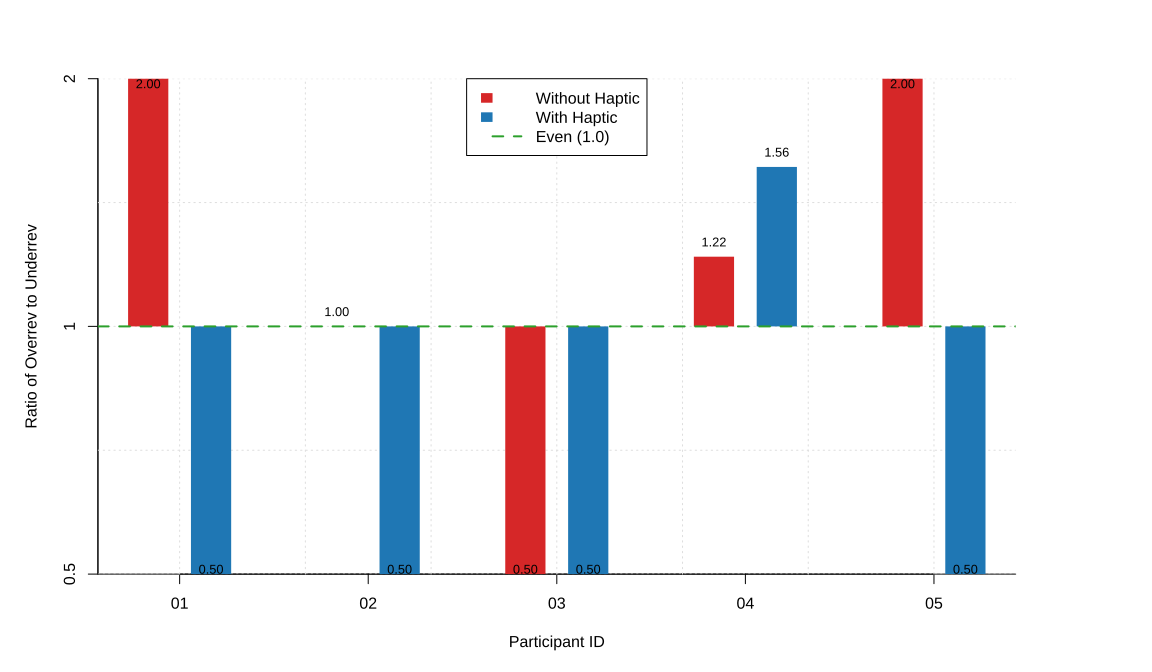

Write the R code that produced this figure.
# Compare overrev/underrev balance per participant with and without haptic feedback.

script_dir <- getwd()
input_dir <- file.path(script_dir, "inputs")

# Hardcoded desired RPM range and source files.
desired_low_rpm <- 40
desired_high_rpm <- 55

input_files <- c(
  "session_20260423_114619_01_without.csv",
  "session_20260423_115614_01_with.csv",
  "session_20260423_120138_02_without.csv",
  "session_20260423_120158_02_with.csv",
  "session_20260423_121736_03_without.csv",
  "session_20260423_121300_03_with.csv",
  "session_20260423_122843_04_without.csv",
  "session_20260423_122549_04_with.csv",
  "session_20260407_131212_05_without.csv",
  "session_20260407_132101_05_with.csv"
)

parse_file_meta <- function(file_name) {
  m <- regexec(".*_([0-9]{2})_(with|without)\\.csv$", file_name)
  parts <- regmatches(file_name, m)[[1]]
  if (length(parts) != 3) {
    stop(paste("Unexpected file name format:", file_name))
  }
  list(participant = parts[2], condition = parts[3])
}

compute_ratio <- function(file_name) {
  path <- file.path(input_dir, file_name)
  data <- read.csv(path, stringsAsFactors = FALSE)

  race_window <- data[
    data$track_position_percent > 0.01 & data$track_position_percent <= 1.00,
  ]

  over_count <- sum(race_window$current_rpm > desired_high_rpm, na.rm = TRUE)
  under_count <- sum(race_window$current_rpm < desired_low_rpm, na.rm = TRUE)

  raw_ratio <- if (under_count == 0) {
    if (over_count == 0) 1.0 else Inf
  } else {
    over_count / under_count
  }

  # Keep plotted range aligned with the requested y-axis [0.5, 2.0].
  plotted_ratio <- min(2.0, max(0.5, raw_ratio))

  meta <- parse_file_meta(file_name)
  list(
    participant = meta$participant,
    condition = meta$condition,
    over_count = over_count,
    under_count = under_count,
    raw_ratio = raw_ratio,
    plotted_ratio = plotted_ratio
  )
}

results <- lapply(input_files, compute_ratio)
participants <- sort(unique(vapply(results, function(x) x$participant, character(1))))
conditions <- c("without", "with")

ratio_matrix <- matrix(
  NA_real_,
  nrow = length(conditions),
  ncol = length(participants),
  dimnames = list(conditions, participants)
)

for (item in results) {
  ratio_matrix[item$condition, item$participant] <- item$plotted_ratio
}

draw_plot <- function() {
  par(mar = c(5, 5, 4, 7) + 0.1, xaxs = "i", yaxs = "i")

  # Use a symmetric log2-ratio scale so 0.5 and 2.0 are equal distance from 1.0.
  ratio_ticks <- c(0.5, 1.0, 2.0)
  y_ticks <- log2(ratio_ticks)
  transformed_values <- log2(as.vector(ratio_matrix))

  mids <- barplot(
    ratio_matrix,
    beside = TRUE,
    col = NA,
    ylim = c(0.5, 2.0),
    ylab = "Overrev / Underrev Ratio",
    xlab = "Participant",
    names.arg = participants,
    main = "Overrev vs Underrev Balance by Participant",
    border = NA,
    axes = FALSE,
    plot = FALSE
  )

  plot.new()
  plot.window(
    xlim = range(mids) + c(-0.8, 0.8),
    ylim = c(-1.0, 1.0),
    xaxs = "i",
    yaxs = "i"
  )

  axis(2, at = y_ticks, labels = ratio_ticks)
  axis(1, at = colMeans(mids), labels = participants)
  box(bty = "l")
  title(xlab = "Participant ID", ylab = "Ratio of Overrev to Underrev")

  grid(nx = NULL, ny = NULL, col = "#dddddd", lty = "dotted")

  bar_half_width <- 0.32
  bar_cols <- c("#d62728", "#1f77b4")
  values <- as.vector(ratio_matrix)

  for (i in seq_along(transformed_values)) {
    x <- as.vector(mids)[i]
    y0 <- 0.0
    y1 <- transformed_values[i]
    rect(
      xleft = x - bar_half_width,
      ybottom = min(y0, y1),
      xright = x + bar_half_width,
      ytop = max(y0, y1),
      col = bar_cols[((i - 1) %% length(bar_cols)) + 1],
      border = NA
    )
  }

  abline(h = 0.0, col = "#2ca02c", lwd = 2, lty = 2)

  text(
    x = as.vector(mids),
    y = pmax(
      pmin(transformed_values + ifelse(transformed_values >= 0, 0.06, -0.06), 0.98),
      -0.98
    ),
    labels = sprintf("%.2f", values),
    cex = 0.8
  )

  legend(
    "top",
    legend = c("Without Haptic", "With Haptic", "Even (1.0)"),
    fill = c("#d62728", "#1f77b4", NA),
    border = c(NA, NA, NA),
    lty = c(NA, NA, 2),
    lwd = c(NA, NA, 2),
    col = c(NA, NA, "#2ca02c"),
    bg = "white"
  )
}

svg_output <- file.path(script_dir, "overrev_underrev_comparison.svg")
if (requireNamespace("svglite", quietly = TRUE)) {
  svglite::svglite(svg_output, width = 12, height = 7)
} else {
  svg(svg_output, width = 12, height = 7)
}
draw_plot()
dev.off()

pdf_output <- file.path(script_dir, "overrev_underrev_comparison.pdf")
pdf(pdf_output, width = 12, height = 7, useDingbats = FALSE)
draw_plot()
dev.off()

cat("Saved plot to:", svg_output, "\n")
cat("Saved plot to:", pdf_output, "\n")
cat("Race completion filter: track_position_percent > 0.01 and <= 1.00\n")
